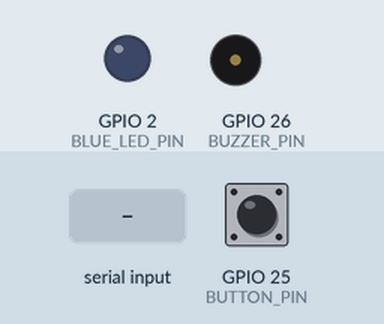
Bench run of a sketch on a simulated ESP32. Shown: output pins drawn as LEDs (lit = HIGH), buzzer (waves = sounding). The test bench sets the inputs (shaded band); at power-on: GPIO 25 (BUTTON_PIN) HIGH. WiFi joins after 1.5 s; servers stay silent unless stated; pins used as bus, display or sensor lines are not drawn.

Above: at 1.2 s.
1.3 s: "RING\n" received over the second serial link
At 2.1 s:
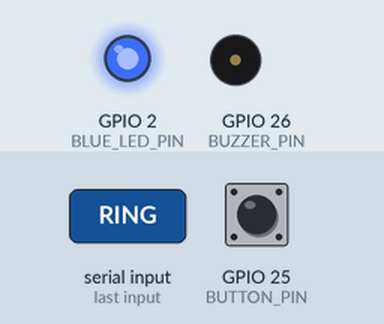
4.3 s: GPIO 25 (BUTTON_PIN) pulled LOW for 0.15 s
At 5.3 s:
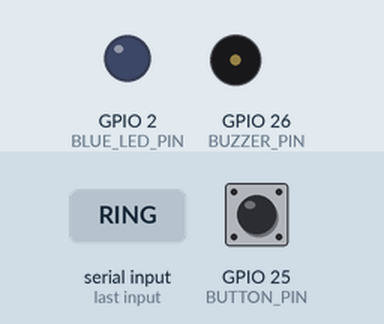
Timing chart, 0 to 7.3 s (numbered marks = the images above; inputs shaded):
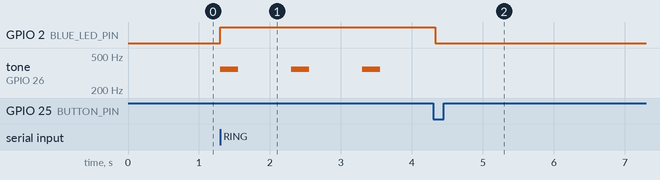

Measured:
- after the input at 1.3 s, GPIO 2 (BLUE_LED_PIN): LOW → HIGH at once; tone on GPIO 26 (BUZZER_PIN): alternates 350 Hz for 0.25 s and silent for 0.75 s, starting at once
- after the input at 4.3 s, GPIO 2 (BLUE_LED_PIN): HIGH → LOW at once; tone on GPIO 26 (BUZZER_PIN): stops changing and stays silent

The sketch:

bedroom_hc12.ino
```cpp
// HC-12 receiver, Wi-Fi server, and buzzer -- BEDROOM UNIT.
// Sounds a repeating beep pattern after receiving "RING" until stopped.
//
// HC-12 pin -> ESP32 DevKit pin
//   VCC       -> 5V / VIN
//   GND       -> GND
//   TXD       -> GPIO16 / RX2
//   RXD       -> GPIO17 / TX2
//   SET       -> 3V3
//
// Buzzer pin -> ESP32 DevKit pin
//   VCC        -> 3V3
//   GND        -> GND
//   I/O        -> GPIO26
//
// Button pin 1 -> ESP32 GPIO25
// Button pin 2 -> GND
//
// Blue LED -> ESP32 GPIO2 (active HIGH)

#include <WebServer.h>
#include <WiFi.h>

#include "wifi_secrets.h"

constexpr uint8_t BUZZER_PIN = 26;
constexpr uint8_t BUTTON_PIN = 25;
constexpr uint8_t HC12_RX = 16;  // Connect to HC-12 TXD.
constexpr uint8_t HC12_TX = 17;  // Connect to HC-12 RXD.
constexpr uint8_t BLUE_LED_PIN = 2;
// A lower, wider pulse is noticeably louder without the sharp 800 Hz tone.
constexpr uint16_t TONE_FREQUENCY_HZ = 350;
constexpr uint8_t BUZZER_DUTY_PERCENT = 8;
constexpr uint8_t BUZZER_PWM_RESOLUTION_BITS = 10;
constexpr uint16_t BUZZER_PWM_FULL_SCALE =
    1U << BUZZER_PWM_RESOLUTION_BITS;
constexpr uint16_t BUZZER_PWM_ON_DUTY =
    (BUZZER_PWM_FULL_SCALE * (100U - BUZZER_DUTY_PERCENT)) / 100U;
constexpr uint32_t BUTTON_DEBOUNCE_MS = 30;
constexpr uint32_t BEEP_DURATION_MS = 250;
constexpr uint32_t BEEP_START_INTERVAL_MS = 1000;
constexpr uint32_t PATTERN_REPEAT_PAUSE_MS = 3000;
constexpr uint32_t RING_TIMEOUT_MS = 150000;

HardwareSerial HC12(2);
WebServer webServer(80);

bool buttonRawState = HIGH;
bool buttonStableState = HIGH;
uint32_t buttonRawChangedAtMs = 0;
bool ringing = false;
bool acknowledgementArmed = false;
bool buzzerToneActive = false;
uint8_t completedBeeps = 0;
uint32_t buzzerTransitionAtMs = 0;
uint32_t ringStartedAtMs = 0;
bool webServerRunning = false;

enum class ChangeSource : uint8_t {
  STARTUP,
  API,
  BEDROOM_BUTTON,
  HC12,
  TIMEOUT,
};

ChangeSource lastChangeSource = ChangeSource::STARTUP;

bool buttonWasPressed();
void receiveMessages();
void setBuzzerTone(bool active);
void updateBuzzerPattern();
void updateRingTimeout();
void configureWebServer();
void updateWiFi();
void sendRingingStatus();
const char* changeSourceName(ChangeSource source);
void setRinging(bool active, ChangeSource source);

void setup() {
  HC12.begin(9600, SERIAL_8N1, HC12_RX, HC12_TX);

  // This module is low-triggered. Set the output latch before enabling the
  // output to avoid an unwanted chirp during startup.
  digitalWrite(BUZZER_PIN, HIGH);
  pinMode(BUZZER_PIN, OUTPUT);
  ledcAttach(BUZZER_PIN, TONE_FREQUENCY_HZ,
             BUZZER_PWM_RESOLUTION_BITS);
  setBuzzerTone(false);

  digitalWrite(BLUE_LED_PIN, LOW);
  pinMode(BLUE_LED_PIN, OUTPUT);

  pinMode(BUTTON_PIN, INPUT_PULLUP);
  buttonRawState = digitalRead(BUTTON_PIN);
  buttonStableState = buttonRawState;
  buttonRawChangedAtMs = millis();

  configureWebServer();
  WiFi.mode(WIFI_STA);
  WiFi.setSleep(false);
  WiFi.setAutoReconnect(true);
  WiFi.begin(WIFI_SSID, WIFI_PASSWORD);
}

void loop() {
  updateWiFi();

  const bool buttonPressed = buttonWasPressed();

  if (ringing) {
    // A button held when RING arrived must be released before a later press
    // can acknowledge the ring.
    if (buttonRawState == HIGH && buttonStableState == HIGH) {
      acknowledgementArmed = true;
    }

    if (buttonPressed && acknowledgementArmed) {
      setRinging(false, ChangeSource::BEDROOM_BUTTON);
      acknowledgementArmed = false;
      HC12.println("STOP");
    }
  }

  receiveMessages();
  updateRingTimeout();

  if (ringing) {
    updateBuzzerPattern();
  }
}

bool buttonWasPressed() {
  const bool currentRawState = digitalRead(BUTTON_PIN);
  const uint32_t nowMs = millis();

  if (currentRawState != buttonRawState) {
    buttonRawState = currentRawState;
    buttonRawChangedAtMs = nowMs;
  }

  if (buttonStableState != buttonRawState &&
      nowMs - buttonRawChangedAtMs >= BUTTON_DEBOUNCE_MS) {
    buttonStableState = buttonRawState;
    return buttonStableState == LOW;
  }

  return false;
}

void receiveMessages() {
  static char message[16];
  static size_t messageLength = 0;

  while (HC12.available() > 0) {
    const char received = static_cast<char>(HC12.read());

    if (received == '\n') {
      message[messageLength] = '\0';

      if (strcmp(message, "RING") == 0) {
        if (!ringing) {
          setRinging(true, ChangeSource::HC12);
          acknowledgementArmed =
              buttonRawState == HIGH && buttonStableState == HIGH;
        }
      } else if (strcmp(message, "STOP") == 0) {
        if (ringing) {
          setRinging(false, ChangeSource::HC12);
          acknowledgementArmed = false;
        }
      }

      messageLength = 0;
    } else if (received != '\r') {
      if (messageLength < sizeof(message) - 1) {
        message[messageLength++] = received;
      } else {
        // Discard an overlong or corrupt message.
        messageLength = 0;
      }
    }
  }
}

void setRinging(bool active, ChangeSource source) {
  if (ringing == active) {
    return;
  }

  ringing = active;
  lastChangeSource = source;
  digitalWrite(BLUE_LED_PIN, active ? HIGH : LOW);

  if (active) {
    ringStartedAtMs = millis();
    // Start the first of three beeps immediately.
    buzzerToneActive = true;
    setBuzzerTone(true);
    completedBeeps = 0;
    buzzerTransitionAtMs = millis() + BEEP_DURATION_MS;
  } else {
    buzzerToneActive = false;
    setBuzzerTone(false);
  }
}

void configureWebServer() {
  webServer.on("/api/status", HTTP_GET, []() {
    sendRingingStatus();
  });

  webServer.on("/api/ring", HTTP_POST, []() {
    if (!ringing) {
      setRinging(true, ChangeSource::API);
      acknowledgementArmed =
          buttonRawState == HIGH && buttonStableState == HIGH;
    }
    HC12.println("RING");
    sendRingingStatus();
  });

  webServer.on("/api/stop", HTTP_POST, []() {
    setRinging(false, ChangeSource::API);
    acknowledgementArmed = false;
    HC12.println("STOP");
    sendRingingStatus();
  });

  webServer.onNotFound([]() {
    webServer.send(404, "application/json", "{\"error\":\"not_found\"}");
  });
}

void updateWiFi() {
  const bool connected = WiFi.status() == WL_CONNECTED;

  if (connected) {
    if (!webServerRunning) {
      webServer.begin();
      webServerRunning = true;
    }

    webServer.handleClient();
    return;
  }

  if (webServerRunning) {
    webServer.stop();
    webServerRunning = false;
  }
}

void sendRingingStatus() {
  char responseBody[80];
  snprintf(responseBody, sizeof(responseBody),
           "{\"ringing\":%s,\"source\":\"%s\"}",
           ringing ? "true" : "false", changeSourceName(lastChangeSource));
  webServer.sendHeader("Cache-Control", "no-store");
  webServer.send(200, "application/json", responseBody);
}

const char* changeSourceName(ChangeSource source) {
  switch (source) {
    case ChangeSource::API:
      return "api";
    case ChangeSource::BEDROOM_BUTTON:
      return "bedroom_button";
    case ChangeSource::HC12:
      return "hc12";
    case ChangeSource::TIMEOUT:
      return "timeout";
    case ChangeSource::STARTUP:
    default:
      return "startup";
  }
}

void updateBuzzerPattern() {
  const uint32_t nowMs = millis();

  if (buzzerToneActive) {
    if (static_cast<int32_t>(nowMs - buzzerTransitionAtMs) >= 0) {
      buzzerToneActive = false;
      setBuzzerTone(false);
      ++completedBeeps;
      buzzerTransitionAtMs = nowMs +
          (completedBeeps == 3 ? PATTERN_REPEAT_PAUSE_MS
                               : BEEP_START_INTERVAL_MS - BEEP_DURATION_MS);
    }
  } else if (static_cast<int32_t>(nowMs - buzzerTransitionAtMs) >= 0) {
    if (completedBeeps == 3) {
      completedBeeps = 0;
    }
    buzzerToneActive = true;
    setBuzzerTone(true);
    buzzerTransitionAtMs = nowMs + BEEP_DURATION_MS;
  }
}

void updateRingTimeout() {
  if (!ringing || millis() - ringStartedAtMs < RING_TIMEOUT_MS) {
    return;
  }

  setRinging(false, ChangeSource::TIMEOUT);
  acknowledgementArmed = false;
  HC12.println("STOP");
}

void setBuzzerTone(bool active) {
  // This buzzer is active LOW, so an 8% activation duty is 92% HIGH.
  ledcWrite(BUZZER_PIN,
            active ? BUZZER_PWM_ON_DUTY : BUZZER_PWM_FULL_SCALE);
}
```

wifi_secrets.example.h
```cpp
#pragma once

constexpr char WIFI_SSID[] = "YOUR_WIFI_SSID";
constexpr char WIFI_PASSWORD[] = "YOUR_WIFI_PASSWORD";
```
